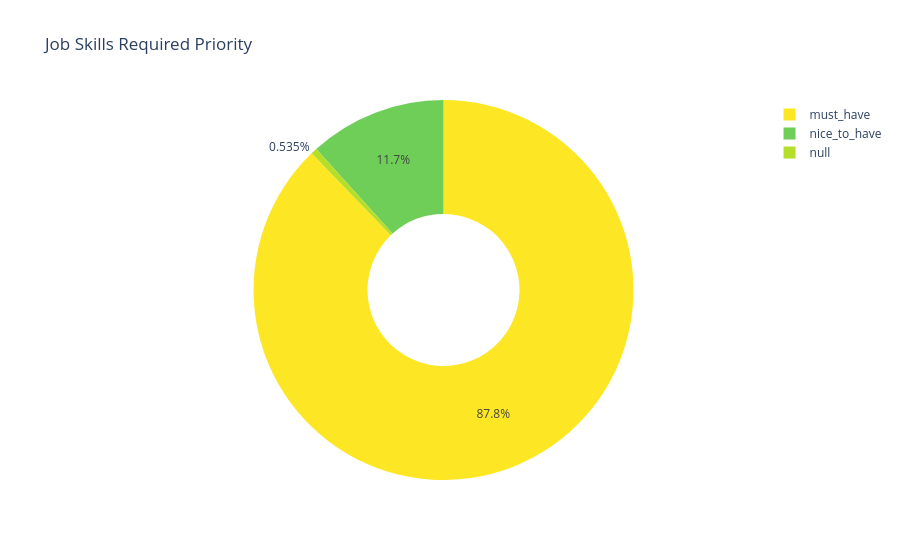

Notebook code for this chart:
### Code cell
distribution_chart.distribution_chart(
    data=job_requirements["priority"],
    chart_type="pie",
    title_text="Job Skills Required Priority",
)

### Figure 1 — Plotly figure (JSON) as saved in the notebook; plotly's stock layout.template omitted (floating-point values rounded to 4 significant figures)
{"data": [{"hole": 0.4, "labels": ["must_have", null, "nice_to_have"], "marker": {"colors": ["#fde725", "#b5de2b", "#6ece58", "#35b779", "#1f9e89", "#26828e", "#31688e", "#3e4989", "#482878", "#440154"]}, "type": "pie", "values": [1804, 11, 240]}], "layout": {"annotations": [{"font": {"size": 20}, "showarrow": false, "text": "", "xanchor": "center", "y": 0.5}], "title": {"text": "Job Skills Required Priority"}}}
